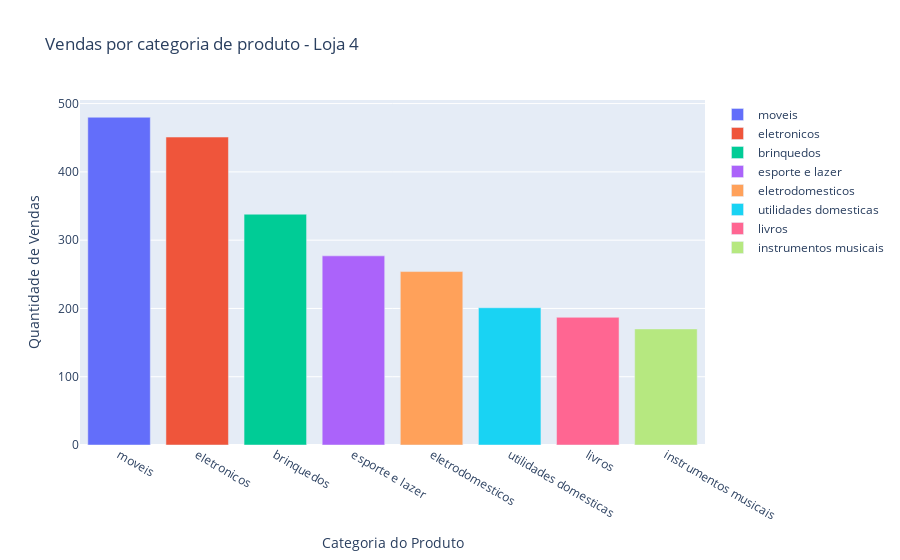

Source (notebook cell):
### Markdown cell above
### Vendas por categoria - Loja 4

### Code cell
fig = px.bar(vendas_categoria_loja4,
             x='Categoria do Produto',
             y='Quantidade de vendas', 
             color='Categoria do Produto', 
             title='Vendas por categoria de produto - Loja 4')

fig.update_layout(legend_title_text='')
fig.update_yaxes(title_text='Quantidade de Vendas')

fig.show()

### Figure 1 — Plotly figure (JSON) as saved in the notebook; plotly's stock layout.template omitted (floating-point values rounded to 4 significant figures)
{"data": [{"hovertemplate": "Categoria do Produto=%{x}<br>Quantidade de vendas=%{y}<extra></extra>", "legendgroup": "moveis", "marker": {"color": "#636efa", "pattern": {"shape": ""}}, "name": "moveis", "orientation": "v", "showlegend": true, "textposition": "auto", "type": "bar", "x": ["moveis"], "xaxis": "x", "y": [480], "yaxis": "y"}, {"hovertemplate": "Categoria do Produto=%{x}<br>Quantidade de vendas=%{y}<extra></extra>", "legendgroup": "eletronicos", "marker": {"color": "#EF553B", "pattern": {"shape": ""}}, "name": "eletronicos", "orientation": "v", "showlegend": true, "textposition": "auto", "type": "bar", "x": ["eletronicos"], "xaxis": "x", "y": [451], "yaxis": "y"}, {"hovertemplate": "Categoria do Produto=%{x}<br>Quantidade de vendas=%{y}<extra></extra>", "legendgroup": "brinquedos", "marker": {"color": "#00cc96", "pattern": {"shape": ""}}, "name": "brinquedos", "orientation": "v", "showlegend": true, "textposition": "auto", "type": "bar", "x": ["brinquedos"], "xaxis": "x", "y": [338], "yaxis": "y"}, {"hovertemplate": "Categoria do Produto=%{x}<br>Quantidade de vendas=%{y}<extra></extra>", "legendgroup": "esporte e lazer", "marker": {"color": "#ab63fa", "pattern": {"shape": ""}}, "name": "esporte e lazer", "orientation": "v", "showlegend": true, "textposition": "auto", "type": "bar", "x": ["esporte e lazer"], "xaxis": "x", "y": [277], "yaxis": "y"}, {"hovertemplate": "Categoria do Produto=%{x}<br>Quantidade de vendas=%{y}<extra></extra>", "legendgroup": "eletrodomesticos", "marker": {"color": "#FFA15A", "pattern": {"shape": ""}}, "name": "eletrodomesticos", "orientation": "v", "showlegend": true, "textposition": "auto", "type": "bar", "x": ["eletrodomesticos"], "xaxis": "x", "y": [254], "yaxis": "y"}, {"hovertemplate": "Categoria do Produto=%{x}<br>Quantidade de vendas=%{y}<extra></extra>", "legendgroup": "utilidades domesticas", "marker": {"color": "#19d3f3", "pattern": {"shape": ""}}, "name": "utilidades domesticas", "orientation": "v", "showlegend": true, "textposition": "auto", "type": "bar", "x": ["utilidades domesticas"], "xaxis": "x", "y": [201], "yaxis": "y"}, {"hovertemplate": "Categoria do Produto=%{x}<br>Quantidade de vendas=%{y}<extra></extra>", "legendgroup": "livros", "marker": {"color": "#FF6692", "pattern": {"shape": ""}}, "name": "livros", "orientation": "v", "showlegend": true, "textposition": "auto", "type": "bar", "x": ["livros"], "xaxis": "x", "y": [187], "yaxis": "y"}, {"hovertemplate": "Categoria do Produto=%{x}<br>Quantidade de vendas=%{y}<extra></extra>", "legendgroup": "instrumentos musicais", "marker": {"color": "#B6E880", "pattern": {"shape": ""}}, "name": "instrumentos musicais", "orientation": "v", "showlegend": true, "textposition": "auto", "type": "bar", "x": ["instrumentos musicais"], "xaxis": "x", "y": [170], "yaxis": "y"}], "layout": {"barmode": "relative", "legend": {"title": {"text": ""}, "tracegroupgap": 0}, "title": {"text": "Vendas por categoria de produto - Loja 4"}, "xaxis": {"anchor": "y", "categoryarray": ["moveis", "eletronicos", "brinquedos", "esporte e lazer", "eletrodomesticos", "utilidades domesticas", "livros", "instrumentos musicais"], "categoryorder": "array", "domain": [0, 1], "title": {"text": "Categoria do Produto"}}, "yaxis": {"anchor": "x", "domain": [0, 1], "title": {"text": "Quantidade de Vendas"}}}}
